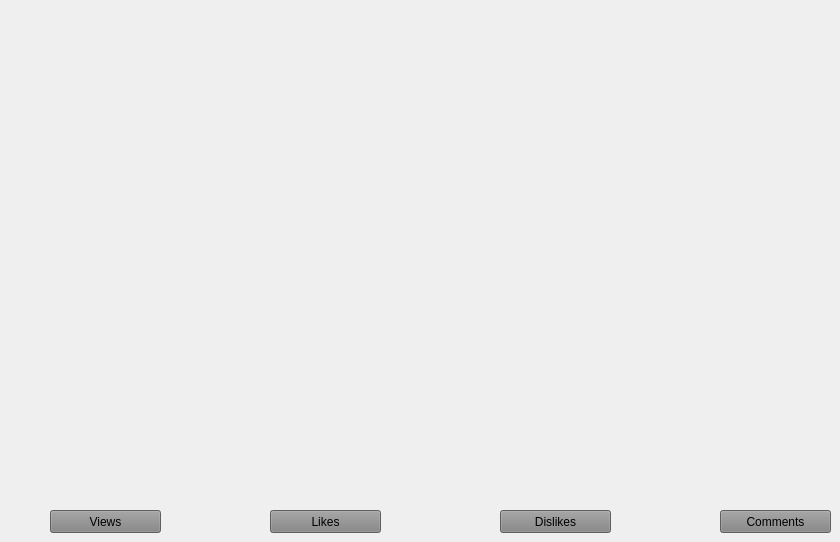
        <widget class="QWidget" name="countries_ca_page">
         <widget class="QPushButton" name="countries_ca_views">
          <property name="geometry">
           <rect>
            <x>50</x>
            <y>510</y>
            <width>111</width>
            <height>23</height>
           </rect>
          </property>
          <property name="styleSheet">
           <string notr="true">background-color: rgb(131, 131, 131);</string>
          </property>
          <property name="text">
           <string>Views</string>
          </property>
         </widget>
         <widget class="QPushButton" name="countries_ca_likes">
          <property name="geometry">
           <rect>
            <x>270</x>
            <y>510</y>
            <width>111</width>
            <height>23</height>
           </rect>
          </property>
          <property name="styleSheet">
           <string notr="true">background-color: rgb(131, 131, 131);</string>
          </property>
          <property name="text">
           <string>Likes</string>
          </property>
         </widget>
         <widget class="QPushButton" name="countries_ca_dislikes">
          <property name="geometry">
           <rect>
            <x>500</x>
            <y>510</y>
            <width>111</width>
            <height>23</height>
           </rect>
          </property>
          <property name="styleSheet">
           <string notr="true">background-color: rgb(131, 131, 131);</string>
          </property>
          <property name="text">
           <string>Dislikes</string>
          </property>
         </widget>
         <widget class="QPushButton" name="countries_ca_comments">
          <property name="geometry">
           <rect>
            <x>720</x>
            <y>510</y>
            <width>111</width>
            <height>23</height>
           </rect>
          </property>
          <property name="styleSheet">
           <string notr="true">background-color: rgb(131, 131, 131);</string>
          </property>
          <property name="text">
           <string>Comments</string>
          </property>
         </widget>
        </widget>
